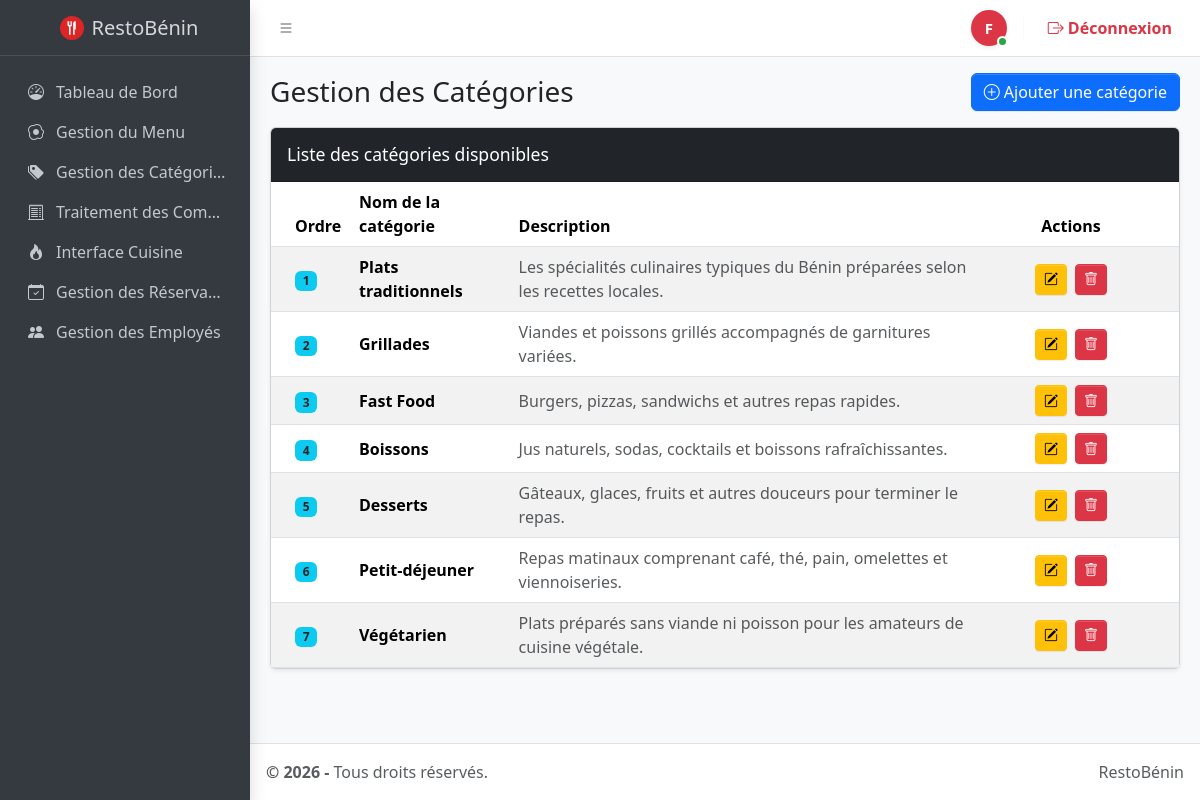
Screenshot of /pages/categories.php (signed in) with the database file from the repository.
### tables this page shows
CREATE TABLE `categories_plats` (
  `id_categorie` int(11) NOT NULL AUTO_INCREMENT,
  `nom` varchar(100) NOT NULL,
  `description` text DEFAULT NULL,
  `ordre_affichage` int(11) DEFAULT 0,
  PRIMARY KEY (`id_categorie`)
);

### pages/categories.php (the view, shortened to what this page needs)
<?php
require_once '../config/db.php';
$stmt = $pdo->query("SELECT * FROM categories_plats ORDER BY ordre_affichage ASC, id_categorie DESC");
$categories = $stmt->fetchAll();
include '../includes/header.php';
include '../includes/navbar.php';
include '../includes/sidebar.php';
?>
<main class="app-main">
    <div class="app-content-header">
        <div class="container-fluid">
            <div class="row align-items-center">
                <div class="col-sm-6">
                    <h3 class="mb-0">Gestion des Catégories</h3>
                </div>
                <div class="col-sm-6 text-end">
                    <a href="./ajouter_categorie.php" class="btn btn-primary" data-bs-toggle="modal" data-bs-target="#modalAddCategorie">
                        <i class="bi bi-plus-circle"></i> Ajouter une catégorie
                    </a>
                </div>
            </div>
        </div>
    </div>
    <div class="app-content">
        <div class="container-fluid">
            <div class="card shadow-sm">
                <div class="card-header bg-dark text-white">
                    <h3 class="card-title">Liste des catégories disponibles</h3>
                </div>
                <div class="card-body p-0">
                    <div class="table-responsive">
                        <table class="table table-striped table-hover align-middle mb-0">
                            <thead>
                                <tr>
                                    <th style="width: 80px;">Ordre</th>
                                    <th>Nom de la catégorie</th>
                                    <th>Description</th>
                                    <th class="text-center" style="width: 200px;">Actions</th>
                                </tr>
                            </thead>
                            <tbody>
                                <?php if (empty($categories)): ?>
                                    <tr>
                                        <td colspan="4" class="text-center py-4">Aucune catégorie trouvée.</td>
                                    </tr>
                                <?php else: ?>
                                    <?php foreach ($categories as $cat): ?>
                                        <tr id="ligne-cat-<?php echo $cat['id_categorie']; ?>">
                                            <td>
                                                <span class="badge bg-info text-dark fw-bold"><?php echo $cat['ordre_affichage']; ?></span>
                                            </td>
                                            <td>
                                                <strong><?php echo htmlspecialchars($cat['nom']); ?></strong>
                                            </td>
                                            <td>
                                                <span class="text-muted"><?php echo htmlspecialchars($cat['description'] ?? 'Aucune description'); ?></span>
                                            </td>
                                            <td class="text-center">
                                                <a href="modifier_categorie.php?id=<?php echo $cat['id_categorie']; ?>" class="btn btn-sm btn-warning me-1">
                                                    <i class="bi bi-pencil-square"></i>
                                                </a>
                                                <button type="button" class="btn btn-sm btn-danger"
                                                        onclick="supprimerCategorie(<?php echo $cat['id_categorie']; ?>, '<?php echo addslashes(htmlspecialchars($cat['nom'], ENT_QUOTES)); ?>')">
                                                    <i class="bi bi-trash"></i>
                                                </button>
                                            </td>
                                        </tr>
                                    <?php endforeach; ?>
                                <?php endif; ?>
                            </tbody>
                        </table>
                    </div>
                </div>
            </div>
        </div>
    </div>
</main>
<?php include '../includes/footer.php'; ?>

### rows the page displays
categories_plats: ordre_affichage "1", nom "Plats traditionnels", description "Les spécialités culinaires typiques du Bénin préparées selon les recettes locales."
categories_plats: ordre_affichage "2", nom "Grillades", description "Viandes et poissons grillés accompagnés de garnitures variées."
categories_plats: ordre_affichage "3", nom "Fast Food", description "Burgers, pizzas, sandwichs et autres repas rapides."
categories_plats: ordre_affichage "4", nom "Boissons", description "Jus naturels, sodas, cocktails et boissons rafraîchissantes."
categories_plats: ordre_affichage "5", nom "Desserts", description "Gâteaux, glaces, fruits et autres douceurs pour terminer le repas."
categories_plats: ordre_affichage "6", nom "Petit-déjeuner", description "Repas matinaux comprenant café, thé, pain, omelettes et viennoiseries."
categories_plats: ordre_affichage "7", nom "Végétarien", description "Plats préparés sans viande ni poisson pour les amateurs de cuisine végétale."

### other values shown
$initiale "F"
